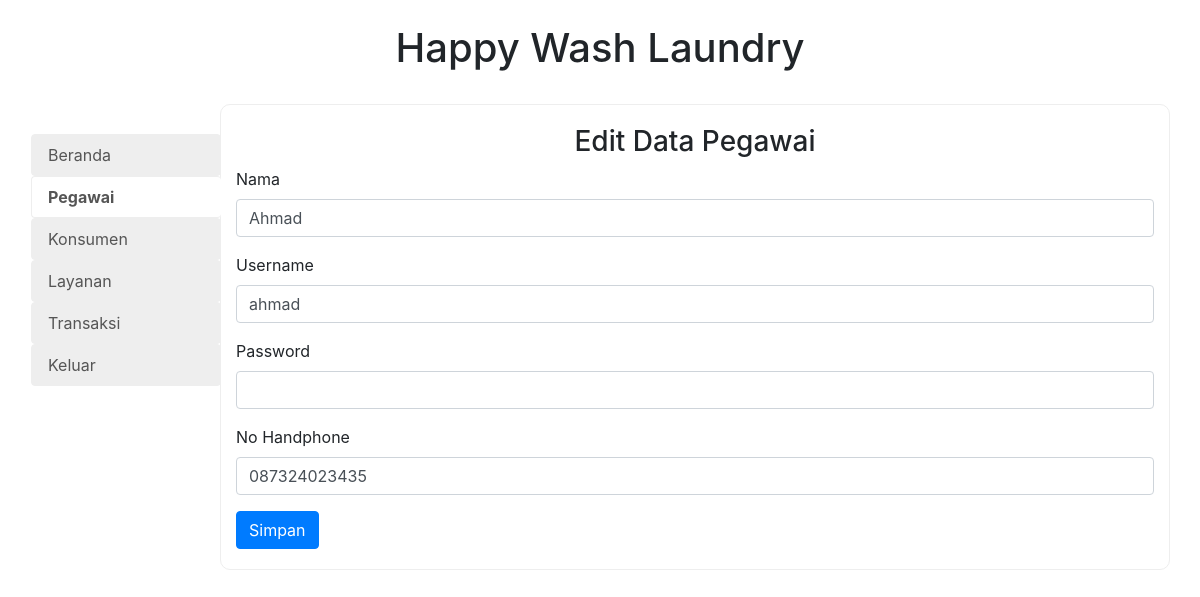
/pegawai.php?id=2&action=edit (signed in), run on the app's committed database.
### tables this page shows
CREATE TABLE `user_login` (
  `id` int(11) NOT NULL,
  `username` varchar(20) NOT NULL,
  `password` varchar(64) NOT NULL,
  `pegawai_id` int(11) DEFAULT NULL
);

CREATE TABLE `pegawai` (
  `id` int(11) NOT NULL,
  `nama` varchar(50) NOT NULL,
  `no_hp` varchar(20) DEFAULT NULL
);

### lib/request.php (called while the page is built, shortened)
<?php
function postReq($name, $default = ''){
    return $_POST[$name] ?? $default;
}
function getReq($name, $default = ''){
    return $_GET[$name] ?? $default;
}
function isEdit(){
    return getReq('action') == "edit";
}

### src/pegawai.php (called while the page is built, shortened)
<?php
    if(isEdit()){
        $id = $db->escape_string(getReq('id'));
        $pegawai = $db->query("SELECT * FROM user_login INNER JOIN pegawai ON user_login.pegawai_id = pegawai.id WHERE pegawai.id = '$id';")->fetch_object();
        $nama = $db->escape_string(postReq('nama',$pegawai->nama));
        $username = $db->escape_string(postReq('username',$pegawai->username));
        $no_hp = $db->escape_string(postReq('no_hp',$pegawai->no_hp));
    }
?>

### views/form_pegawai.php (the view)
<?php
require_once "partials/header.php";
require_once "partials/navbar.php";
?>
<br />
<div class="container">
    <div class="row">
        <div class="col-2 col-lg-2 col-md-2 no-padding my-menu">
            <?php require_once "partials/menu.php";  ?>
        </div>
        <div class="col-10 col-lg-10 col-md-10 my-content">
            <h3 align="center"><?php echo isEdit()?"Edit": "Tambah" ?> Data Pegawai</h3>
            <form action="" method="post">
                <div class="form-group">
                    <label for="nama">Nama</label>
                    <input type="text" required class="form-control" name="nama" id="nama" value="<?php echo $nama ?>">
                </div>
                <div class="form-group">
                    <label for="username">Username</label>
                    <input type="text" required class="form-control" name="username" id="username" value="<?php echo $username ?>">
                </div>
                <div class="form-group">
                    <label for="password">Password</label>
                    <input type="password" class="form-control" name="password" id="password">
                </div>
                <div class="form-group">
                    <label for="no_hp">No Handphone</label>
                    <input type="text" required class="form-control" name="no_hp" id="no_hp" value="<?php echo $no_hp ?>">
                </div>
                <button type="submit" name="submit" class="btn btn-primary">Simpan</button>
            </form>
        </div>
    </div>
</div>
<?php require_once "partials/footer.php"; ?>

### assets/css/styles.css (style rules this page uses)
.my-content { border: 1px solid #eee!important; border-radius: 10px!important; padding-top: 20px!important; padding-bottom: 20px!important; z-index: 5; }
.no-padding { padding: 0; }
.my-menu { padding-top: 30px!important; padding-bottom: 30px!important; position: relative; left: 1px; z-index: 10; }

### data on the page
user_login: nama "Ahmad", username "ahmad", no_hp "087324023435"

### other printed values
$menuName "Beranda"
$menuName "Pegawai"
$menuName "Konsumen"
$menuName "Layanan"
$menuName "Transaksi"
$menuName "Keluar"
